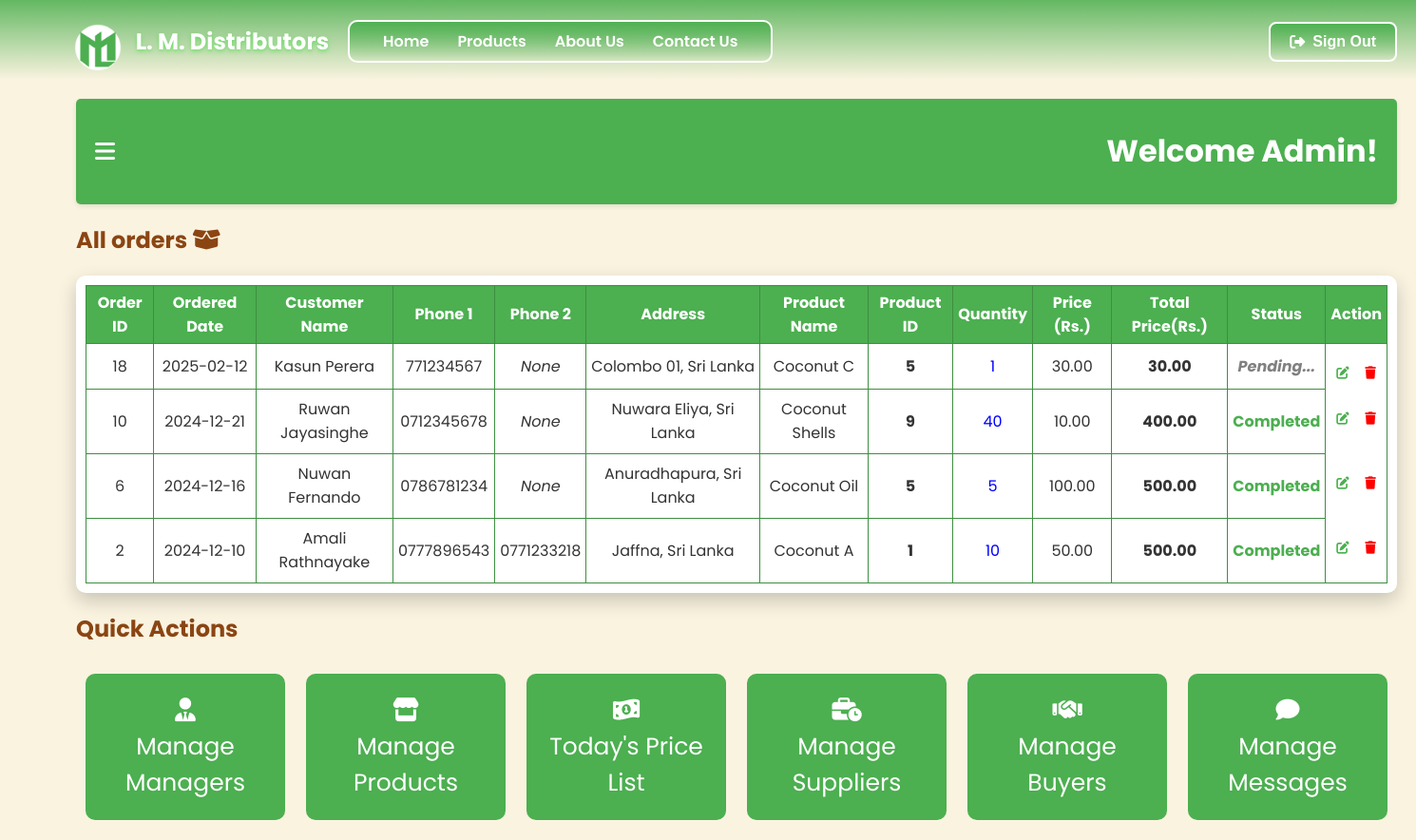
/manageOrders.php (signed in), run on the app's committed database.
### tables this page shows
CREATE TABLE `order` (
  `orderID` int(11) NOT NULL,
  `date` date NOT NULL,
  `name` varchar(255) NOT NULL,
  `phone1` varchar(15) NOT NULL,
  `phone2` varchar(15) DEFAULT NULL,
  `address` text NOT NULL,
  `productName` varchar(255) NOT NULL,
  `productid` int(11) DEFAULT NULL,
  `quantity` int(11) NOT NULL,
  `itemPrice` decimal(10,2) DEFAULT NULL,
  `totalPrice` decimal(10,2) NOT NULL,
  `status` enum('pending','completed','cancelled') NOT NULL
);

### manageOrders.php (the view, shortened to what this page needs)
<?php
include_once 'config.php';
    if(isset($_SESSION['user_fName']) && ($_SESSION['user_type'] == 'admin' || $_SESSION['user_type'] == 'manager')) {
        $dob = $_SESSION['user_dob'];
        $today = date('m-d');
        $birthday = date('m-d', strtotime($dob));
        if($birthday == $today) {
            $greeting = "Happy Birthday ".htmlspecialchars($_SESSION['user_fName']). "!";
        }
        else {
            $greeting = "Welcome ".htmlspecialchars($_SESSION['user_fName'])."!";
        }
        $sql = "SELECT * FROM `order` ORDER BY `orderID` DESC";
        $result = $conn->query($sql);
    }
    else {
        header('Location: login.php');
        exit();
    }
?>
<!DOCTYPE html>
<html lang="en">
<head>
    <link rel="stylesheet" href="./css/manageOrders.css">
    <link rel="stylesheet" href="https://cdnjs.cloudflare.com/ajax/libs/font-awesome/6.0.0-beta3/css/all.min.css">
</head>
<body>
    <?php include 'header.php'; ?>
    <div class="container">
        <div class="main-content">
            <div class="topbar">
                <i class="fas fa-bars" id="toggle-sidebar" title="Open Dashboard"></i>
                <h1><?php echo $greeting; ?></h1>
            </div>
            <h2 class="displayOrdersH2">All orders <i class="fa-solid fa-box-open"></i></h2>
            <center>
            <div class="displayOrders">
                <div class="custom-scroll">
                    <div class="content" id="scrollable-content">
                        <table class="listTable" border="1px">
                            <tr>
                                <th class="orderID">Order ID</th>
                                <th class="orderDate">Ordered Date</th>
                                <th class="customerName">Customer Name</th>
                                <th class="customerPhone1">Phone 1</th>
                                <th class="customerPhone2">Phone 2</th>
                                <th class="customerAddress">Address</th>
                                <th class="tName">Product Name</th>
                                <th class="productID">Product ID</th>
                                <th class="tQuantity">Quantity</th>
                                <th class="tPrice">Price (Rs.)</th>
                                <th class="totalPrice">Total Price(Rs.)</th>
                                <th class="tStatus">Status</th>
                                <th class="tAction">Action</th>
                            </tr>
                            <?php while($row = $result->fetch_assoc()): ?>
                            <tr>
                                <td class="orderID"><?php echo htmlspecialchars($row['orderID']); ?></td>
                                <td class="orderDate"><?php echo $row['date']; ?></td>
                                <td class="customerName"><?php echo $row['name']; ?></td>
                                <td class="customerPhone1"><?php echo $row['phone1']; ?></td>
                                <td class="customerPhone2">
                                    <?php echo !empty($row['phone2']) ? htmlspecialchars($row['phone2']) : '<em>None</em>'; ?>
                                </td>
                                <td class="customerAddress"><?php echo $row['address']; ?></td>
                                <td class="tName"><?php echo $row['productName']; ?></td>
                                <td class="productID"><?php echo $row['productid']; ?></td>
                                <td class="tQuantity"><?php echo $row['quantity']; ?></td>
                                <td class="tPrice"><?php echo $row['itemPrice']; ?></td>
                                <td class="totalPrice"><?php echo $row['totalPrice']; ?></td>
                                <td class="tStatus">
                                    <?php echo $row['status'] == 'completed' ? "<p class='completeStatus'>Completed</p>" : "<em class='pendingStatus'>Pending...</em>"; ?>
                                </td>
                                <td class="tAction actionBtn">
                                    <form method="POST" action="">
                                        <button type="submit" name="editOrderBtn" class="actionBtns" id="editOrderBtn" title="Edit Status">
                                            <i class="fa-solid fa-edit"></i>
                                        </button>
                                    </form>
                                    <form method="POST" action="" onsubmit="return confirmDelete();">
                                        <button type="submit" name="deleteOrderBtn" class="actionBtns" id="deleteOrderBtn" title="Delete Order">
                                            <i class="fa-solid fa-trash"></i>
                                        </button>
                                    </form>
                                </td>
                            </tr>
                            <?php endwhile; ?>
                        </table>
                    </div>
                </div>
            </div>
            </center>
            <h2 class="quickH2">Quick Actions</h2>
            <div class="quick">
                <div class="card">
                    <a href="./manageManagers.php" title="Managers Management"><i class="fas fa-user-tie"></i><br>Manage Managers</a>
                </div>
                <div class="card">
                    <a href="./manageProducts.php" title="Products Management"><i class="fa-solid fa-store"></i><br>Manage Products</a>
                </div>
                <div class="card">
                    <a href="./todayPrice.php" title="Buyers & Sellers price list"><i class="fa-solid fa-money-bill-1-wave"></i><br>Today's Price List</a>
                </div>
                <div class="card">
                    <a href="./supplyManagement.php" title="Suppliers Management"><i class="fa-solid fa-business-time"></i><br>Manage Suppliers</a>
                </div>
                <div class="card">
                    <a href="./buyersManagement.php" title="Buyers Management"><i class="fa-solid fa-handshake"></i><br>Manage Buyers</a>
                </div>
                <div class="card">
                    <a href="./manageMessages.php" title="Messages Management"><i class="fa-solid fa-comment"></i><br>Manage Messages</a>
                </div>
            </div>
        </div>
    </div>
</body>
</html>

### css/manageOrders.css (style rules this page uses)
body { margin: 0; font-family: 'Poppins', sans-serif; background-color: #FAF3E0; color: #333; }
.container { display: flex; height: 100vh; }
.main-content h2 { color: #8B4513; }
.main-content { flex-grow: 1; padding: 20px; margin-left: 60px; }
.topbar { display: flex; align-items: center; justify-content: space-between; padding: 10px 20px; background-color: #4CAF50; border-radius: 5px; box-shadow: 0 2px 5px rgba(0, 0, 0, 0.1); }
.topbar i { font-size: 24px; cursor: pointer; color: #fff; }
.topbar h1 { color: #fff; }
.custom-scroll { border: none; border-radius: 10px; background-color: #fff; width: fit-content; max-height: 600px; height: fit-content; overflow: hidden; position: relative; box-shadow: 0 8px 20px rgba(0, 0, 0, 0.2); animation: fadeIn 1s ease-in-out; }
.content { max-height: 600px; height: fit-content; overflow-y: scroll; overflow-x: scroll; scroll-behavior: smooth; padding: 10px; box-sizing: content-box; }
.listTable { border-collapse: collapse; border: 1px solid #3E8E41; }
.listTable th { background-color: #4CAF50; color: #fff; padding: 5px; }
.listTable td { text-align: center; background-color: #fff; padding: 5px; }
.completeStatus { color: #4CAF50; font-weight: bold; }
.pendingStatus { color: gray; font-weight: bold; }
.productID { font-weight: bold; }
.tQuantity { color: blue; }
.totalPrice { font-weight: bold; }
.actionBtns { border: none !important; background-color: transparent; }
.actionBtn { display: flex; justify-content: space-between; flex-direction: row; padding: 100%; margin-top: 20%; border: none !important; }
.fa-edit { color: #4CAF50; cursor: pointer; }
.fa-trash { color: red; cursor: pointer; }
.quick { display: flex; justify-content: space-between; }
.card { border: none; border-radius: 10px; padding: 20px; margin: 10px; width: 170px; background-color: #4CAF50; cursor: pointer; text-align: center; transition: transform 1s ease; }
.card a { text-decoration: none; font-size: 25px; color: #fff; }

### data on the page
order: orderID "18", date "2025-02-12", name "Kasun Perera", phone1 "771234567", phone2 "None", address "Colombo 01, Sri Lanka", productName "Coconut C", productid "5", quantity "1", itemPrice "30.00", totalPrice "30.00", status "Pending..."
order: orderID "10", date "2024-12-21", name "Ruwan Jayasinghe", phone1 "0712345678", shows "None", address "Nuwara Eliya, Sri Lanka", productName "Coconut Shells", productid "9", quantity "40", itemPrice "10.00", totalPrice "400.00", status "Completed"
order: orderID "6", date "2024-12-16", name "Nuwan Fernando", phone1 "0786781234", shows "None", address "Anuradhapura, Sri Lanka", productName "Coconut Oil", productid "5", quantity "5", itemPrice "100.00", totalPrice "500.00", status "Completed"
order: orderID "2", date "2024-12-10", name "Amali Rathnayake", phone1 "0777896543", phone2 "0771233218", address "Jaffna, Sri Lanka", productName "Coconut A", productid "1", quantity "10", itemPrice "50.00", totalPrice "500.00", status "Completed"

### other printed values
$greeting "Welcome Admin!"
